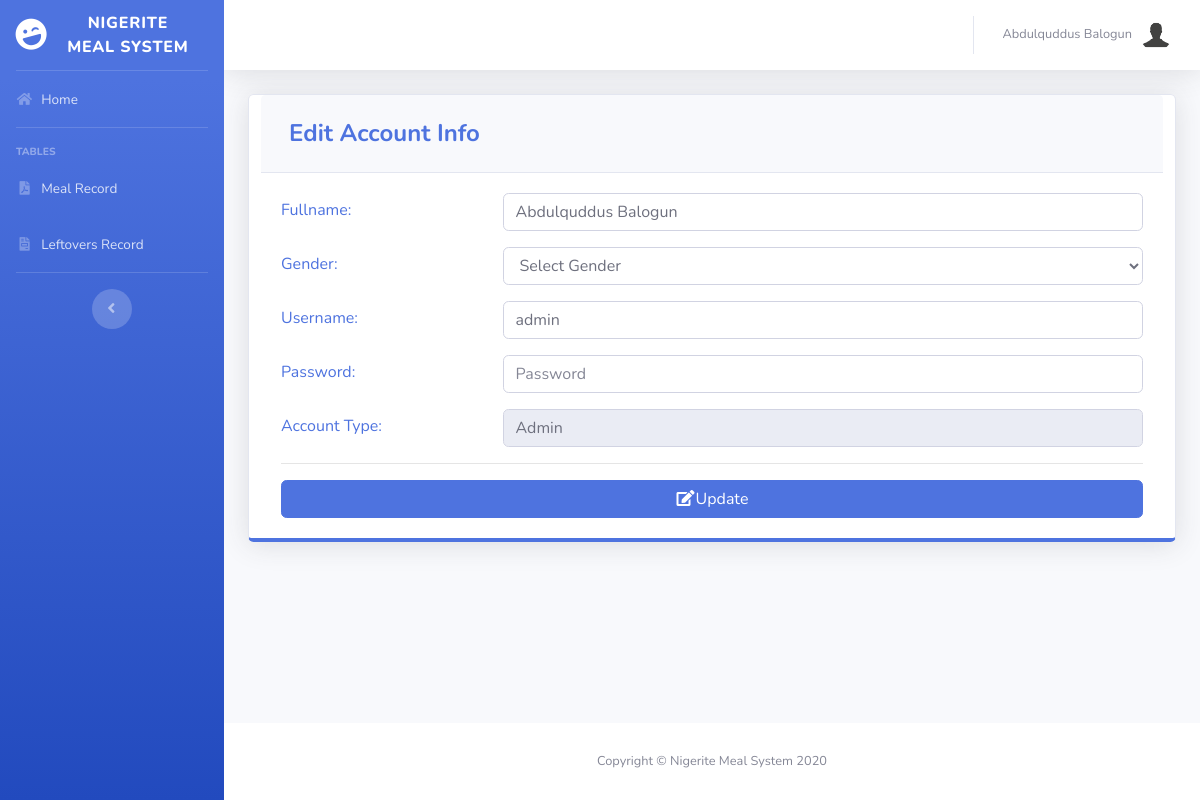
The page /pages/canteen_settings.php (signed in) on the database its author committed.
### tables this page shows
CREATE TABLE `users` (
  `ID` int(11) NOT NULL,
  `FULLNAME` varchar(100) NOT NULL,
  `GENDER` enum('Male','Female','','') NOT NULL,
  `DEPARTMENT_ID` int(11) NOT NULL,
  `LEVEL_ID` int(11) NOT NULL,
  `SHIFT_ID` int(11) NOT NULL,
  `USERNAME` varchar(50) DEFAULT NULL,
  `PASSWORD` varchar(50) DEFAULT NULL,
  `TYPE_ID` int(11) DEFAULT NULL,
  `IMAGE_DATA` mediumblob
);

CREATE TABLE `type` (
  `TYPE_ID` int(11) NOT NULL,
  `TYPE` varchar(50) DEFAULT NULL
);

### pages/canteen_settings.php (the view, shortened to what this page needs)
<?php
include'../includes/connection.php';
include'../includes/menu.php';
        $query = "SELECT ID, FULLNAME, GENDER, USERNAME, PASSWORD, t.TYPE
                      FROM users u
                      join type t on u.TYPE_ID=t.TYPE_ID
                      WHERE ID =".$_SESSION['MEMBER_ID'];
        $result = mysqli_query($db, $query) or die(mysqli_error($db));
          while($row = mysqli_fetch_array($result))
          {
                $a= $row['FULLNAME'];
                $d=$row['USERNAME'];
                $l=$row['TYPE'];
          }
      ?>
        <div class="card shadow mb-4 col-xs-12 col-md-12 border-bottom-primary">
            <div class="card-header py-3">
              <h4 class="m-2 font-weight-bold text-primary">Edit Account Info</h4>
            </div>
            <div class="card-body">
            <form role="form" method="post" action="settings_edit.php">
              <div class="form-group row text-left text-primary">
                <div class="col-sm-3" style="padding-top: 5px;">
                 Fullname:
                </div>
                <div class="col-sm-9">
                  <input class="form-control" placeholder="Fullname" name="fullname" value="<?php echo $a; ?>" required>
                </div>
              </div>
              <div class="form-group row text-left text-primary">
                <div class="col-sm-3" style="padding-top: 5px;">
                 Gender:
                </div>
                <div class="col-sm-9">
                  <select class='form-control' name='gender' required>
                    <option value="" disabled selected hidden>Select Gender</option>
                  </select>
                </div>
              </div>
              <div class="form-group row text-left text-primary">
                <div class="col-sm-3" style="padding-top: 5px;">
                 Username:
                </div>
                <div class="col-sm-9">
                  <input class="form-control" placeholder="Username" name="username" value="<?php echo $d; ?>" required>
                </div>
              </div>
              <div class="form-group row text-left text-primary">
                <div class="col-sm-3" style="padding-top: 5px;">
                 Password:
                </div>
                <div class="col-sm-9">
                  <input type="password" class="form-control" placeholder="Password" name="password" value="" required>
                </div>
              </div>
              <div class="form-group row text-left text-primary">
                <div class="col-sm-3" style="padding-top: 5px;">
                  Account Type:
                </div>
                <div class="col-sm-9">
                  <input class="form-control" placeholder="Account Type" name="type" value="<?php echo $l; ?>" readonly>
                </div>
              </div>
              <hr>
                <button type="submit" class="btn btn-primary btn-block"><i class="fa fa-edit fa-fw"></i>Update</button>
              </form>
            </div>
          </div>
<?php
include'../includes/footer.php';
?>

### rows shown on the page
users: fullname "Abdulquddus Balogun", username "admin", type "Admin"

### other values the page prints
$_SESSION['FULLNAME'] "Abdulquddus Balogun"
